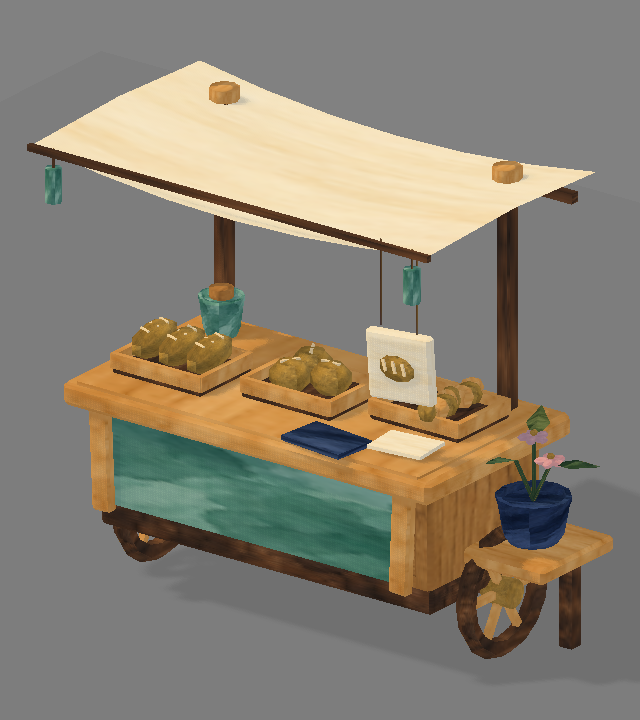
#> input picture source-packs/six-style-models-final-r2-full/six-style-models-final-r2/previews/bk_project_candidate_bread_cart.png, 640 x 720 px, given in place of oil_handpaint_bread_cart.png, which was not available
$ python make_final_comparisons.py
#> lines starting #> are read from the running program, lines starting #| are printed output that depends on the picture; pictures that were not available may be replaced by others from this repository, and a replacement may not be noted
"""Arrange current actual-GLB preview PNGs; does not repaint or regenerate models."""
from pathlib import Path
import json,hashlib
from PIL import Image,ImageDraw,ImageFont
ROOT=Path(__file__).resolve().parents[1]
STYLES=[('oil_handpaint','Oil hand-paint','Broad bristle pigment'),('genshin_cel','Cel candidate','Cleaner color + quantized preview light'),('endfield_pbr_anime','PBR anime candidate','Material-class albedo + metallic/roughness'),('ghibli_poster','Poster / gouache candidate','Flat pigment planes; r3 repaint'),('bloomwalker_painterly','Soft painterly candidate','Soft glaze marks; r3 repaint'),('bk_project_candidate','BK project candidate','Uncalibrated artisan palette + thin paint')]
FONT='/usr/share/fonts/truetype/dejavu/DejaVuSans.ttf';BOLD='/usr/share/fonts/truetype/dejavu/DejaVuSans-Bold.ttf'
f=ImageFont.truetype(FONT,17);fb=ImageFont.truetype(BOLD,23);ft=ImageFont.truetype(BOLD,30)
records=[]
for prop,title in [('bread_cart','Bread cart'),('tea_kiosk','Tea kiosk'),('mailbox_bench','Mailbox + bench')]:
 sheet=Image.new('RGB',(1368,1254),(244,242,235));d=ImageDraw.Draw(sheet);d.text((24,18),title+' | Six direction candidates',font=ft,fill=(39,43,47));d.text((24,59),'Current actual GLB meshes + embedded textures, software 3D previews. Art approval pending.',font=f,fill=(72,77,79))
#> after `sheet = Image.new('RGB', (1368, 1254), (244, 242, 235))`:
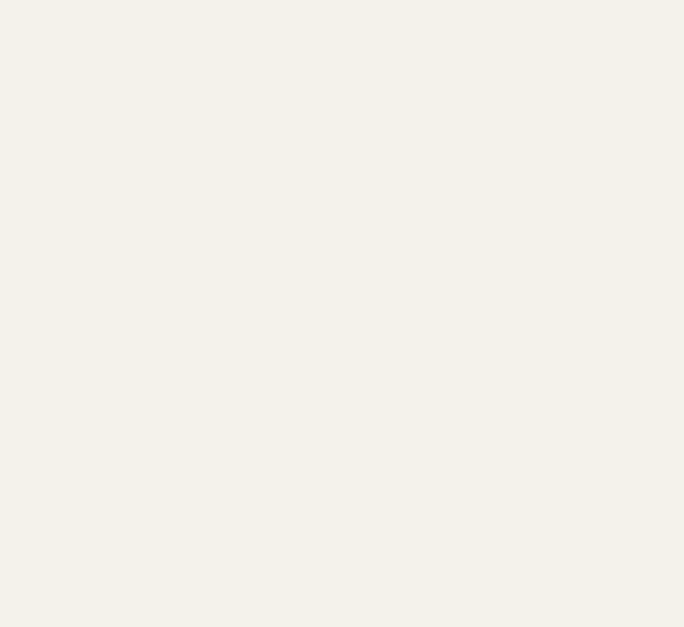
#> sheet: PIL image 1368x1254 RGB (shown at 1/2 size); mean R, G, B 244, 242, 235
 cells=[]
 for i,(style,label,description) in enumerate(STYLES):
  x=24+(i%3)*448;y=96+(i//3)*552;p=ROOT/'previews'/f'{style}_{prop}.png';original=Image.open(p).convert('RGB');im=original.resize((424,477),Image.Resampling.LANCZOS);sheet.paste(im,(x,y));d.text((x,y+483),label,font=fb,fill=(35,41,46));d.text((x,y+513),description,font=f,fill=(68,74,78));cells.append({'style':style,'preview':str(p.relative_to(ROOT)),'source_sha256':hashlib.sha256(p.read_bytes()).hexdigest(),'paste_box':[x,y,x+424,y+477]})
#> further down, original is the input picture: PIL image 640x720 RGB; mean R, G, B 137.3, 129.8, 115.6
#> after `sheet.paste(im, (x, y))`:
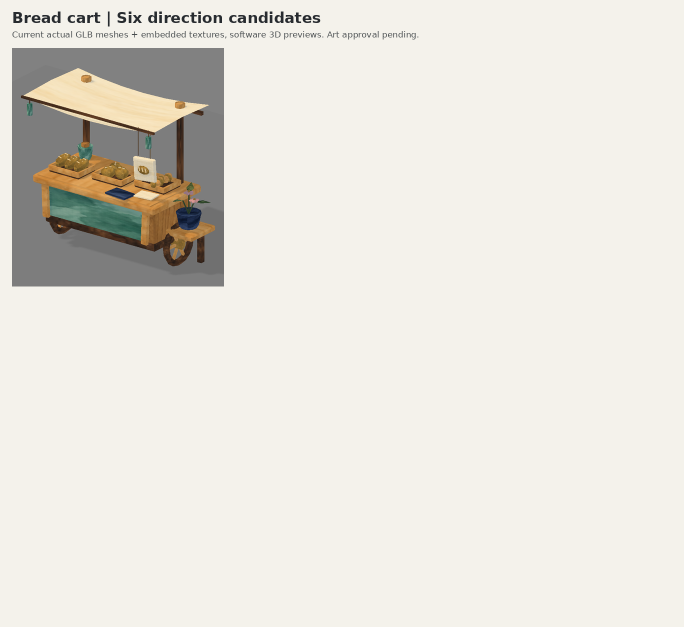
#> sheet: PIL image 1368x1254 RGB (shown at 1/2 size); mean R, G, B 230.5, 227.9, 220.1
#> (the run stopped early here; a loop or call above may not have finished)

$ run again, on source-packs/six-style-models-final-r2-full/six-style-models-final-r2/previews/endfield_pbr_anime_mailbox_bench.png
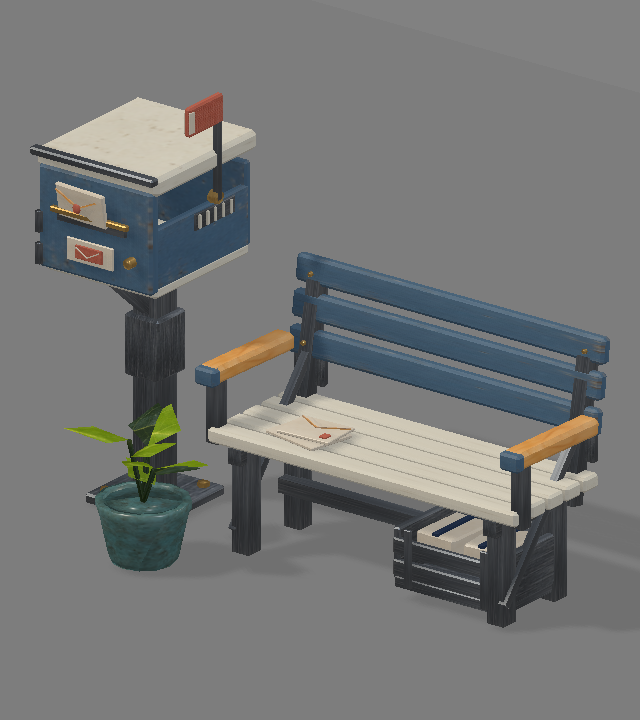
#> input picture source-packs/six-style-models-final-r2-full/six-style-models-final-r2/previews/endfield_pbr_anime_mailbox_bench.png, 640 x 720 px, given in place of oil_handpaint_bread_cart.png, which was not available
#> original is the input picture: PIL image 640x720 RGB; mean R, G, B 117.4, 118.7, 118
#> `sheet.paste(im, (x, y))`:
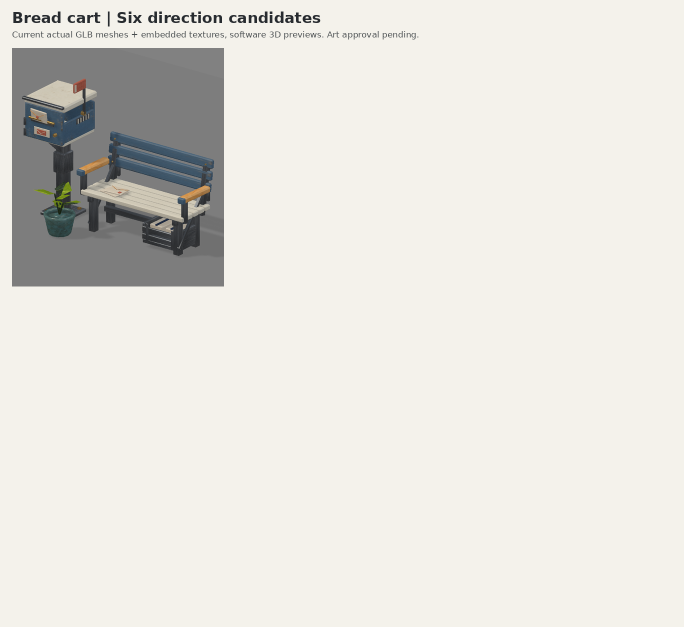
#> sheet: PIL image 1368x1254 RGB (shown at 1/2 size); mean R, G, B 228.2, 226.6, 220.4

$ run again, on source-packs/six-style-models-final-r2-full/six-style-models-final-r2/previews/endfield_pbr_anime_tea_kiosk.png
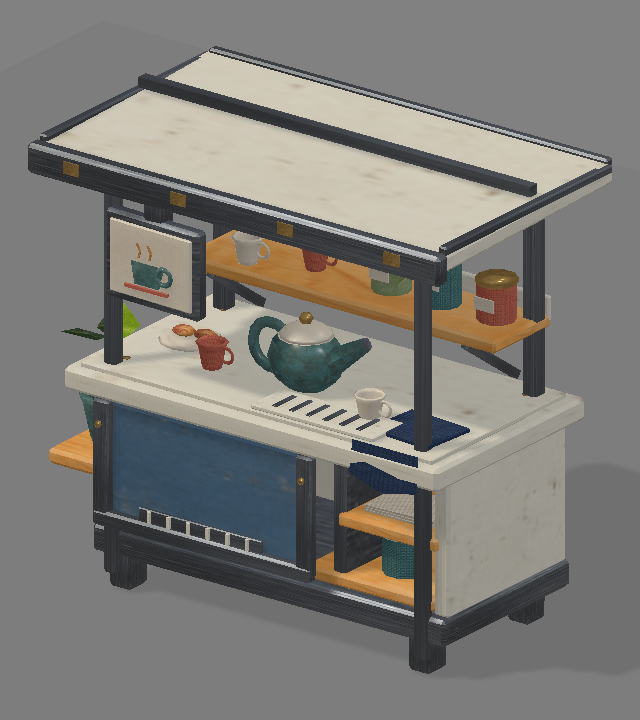
#> input picture source-packs/six-style-models-final-r2-full/six-style-models-final-r2/previews/endfield_pbr_anime_tea_kiosk.png, 640 x 720 px, given in place of oil_handpaint_bread_cart.png, which was not available
#> original is the input picture: PIL image 640x720 RGB; mean R, G, B 126.4, 124.3, 119.5
#> `sheet.paste(im, (x, y))`:
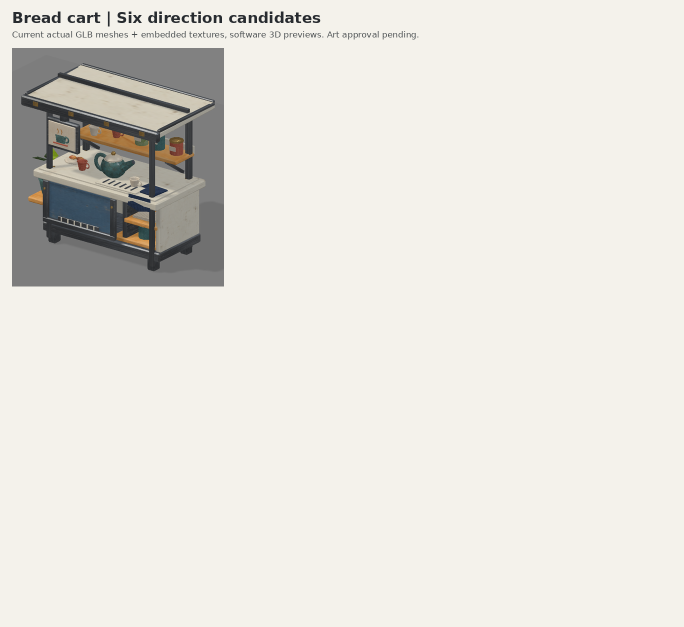
#> sheet: PIL image 1368x1254 RGB (shown at 1/2 size); mean R, G, B 229.3, 227.3, 220.6

$ run again, on source-packs/six-style-models-final-r2-full/six-style-models-final-r2/previews/genshin_cel_mailbox_bench.png
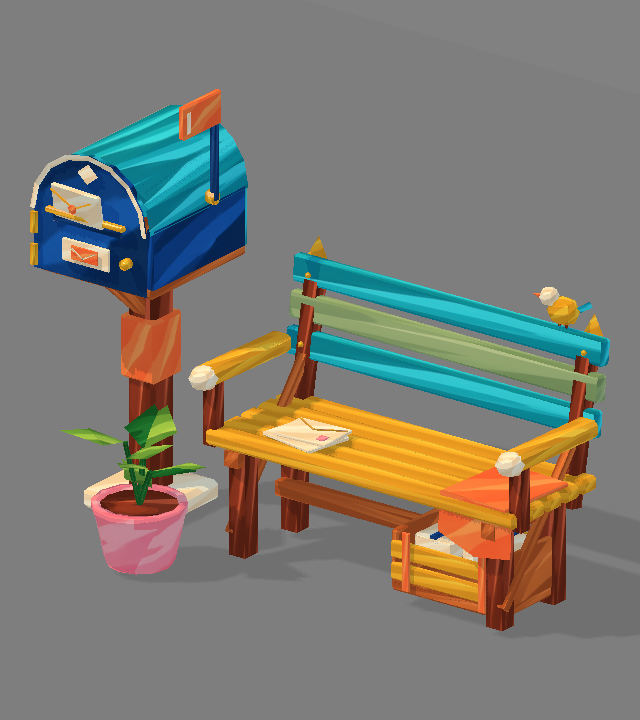
#> input picture source-packs/six-style-models-final-r2-full/six-style-models-final-r2/previews/genshin_cel_mailbox_bench.png, 640 x 720 px, given in place of oil_handpaint_bread_cart.png, which was not available
#> original is the input picture: PIL image 640x720 RGB; mean R, G, B 125.7, 123.7, 114.3
#> `sheet.paste(im, (x, y))`:
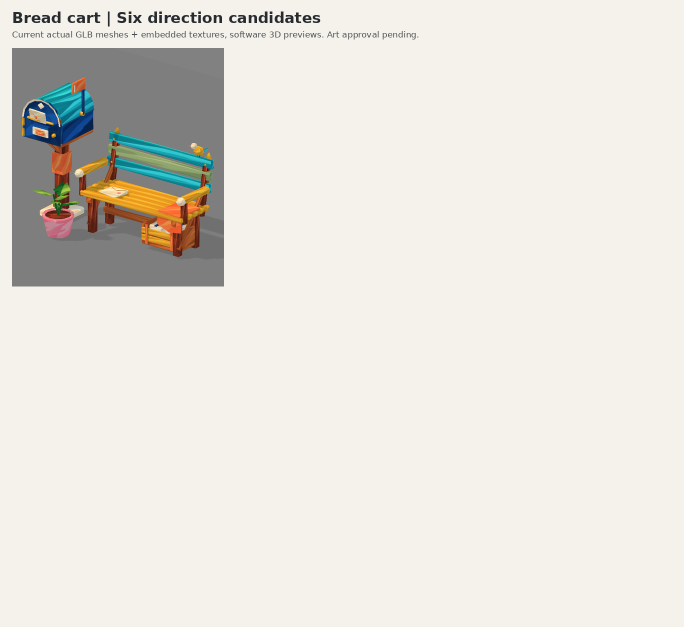
#> sheet: PIL image 1368x1254 RGB (shown at 1/2 size); mean R, G, B 229.2, 227.2, 220
